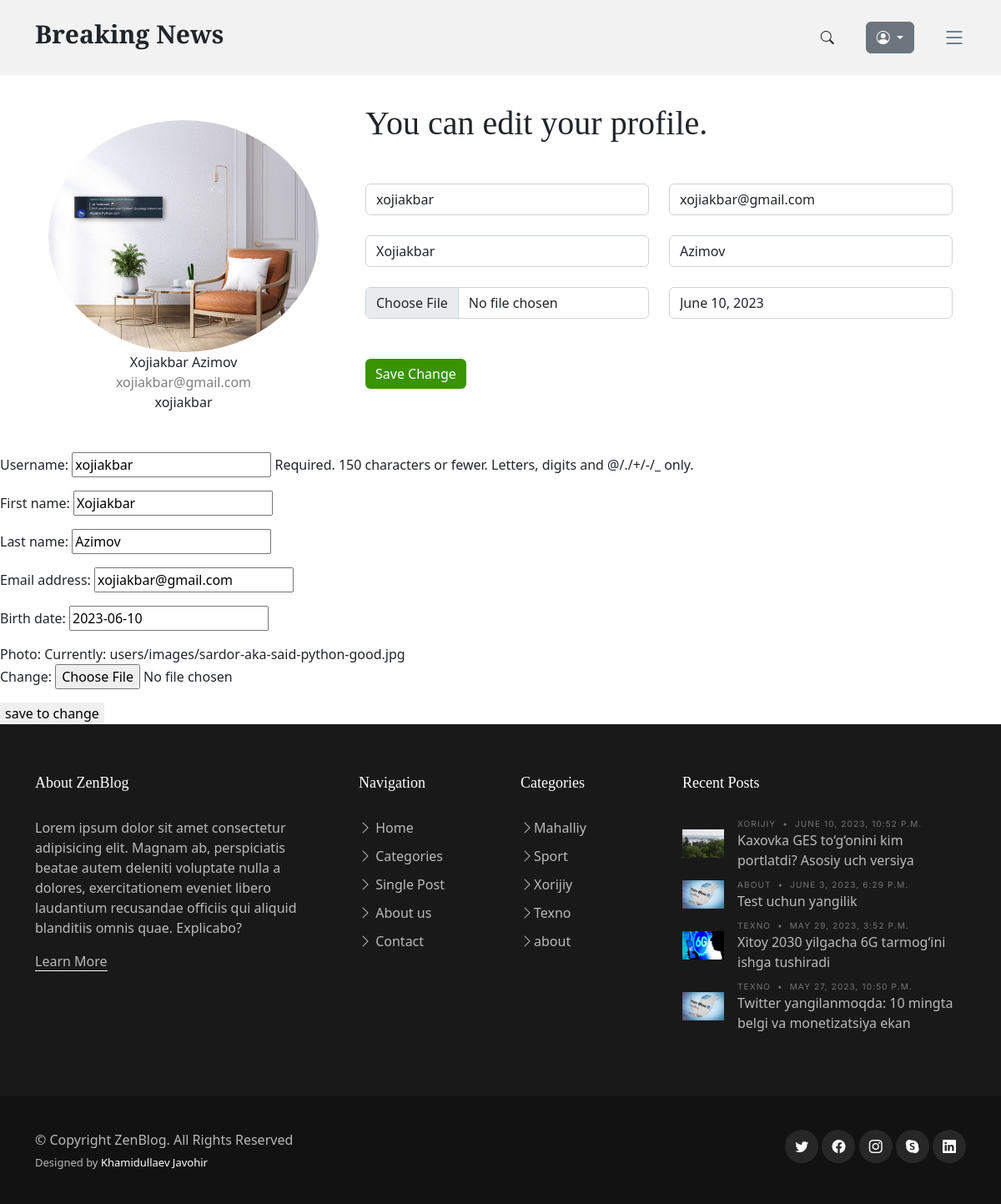
The page /edit-profile/ (signed in) on the database its author committed.
### accounts/models.py (models this page shows, shortened)
class Profile(models.Model):
    user = models.OneToOneField(User, on_delete=models.CASCADE)
    photo = models.ImageField(upload_to="users/images")
    birth_date = models.DateField(blank=True, null=True)

### news_app/models.py (models this page shows, shortened)
class Category(models.Model):
    name = models.CharField(max_length=150)
    def __str__(self):
        return self.name

class News(models.Model):
    class Status(models.TextChoices):
        Draft = "DF", "Draft"
        Published = "PB", "Published"
    title = models.CharField(max_length=250)
    slug = models.SlugField(max_length=300)
    body = models.TextField()
    image = models.ImageField(upload_to="news/images")
    category = models.ForeignKey(Category, on_delete=models.CASCADE)
    published_time = models.DateTimeField(default=timezone.now)
    created_time = models.DateTimeField(auto_now_add=True)
    updated_time = models.DateTimeField(auto_now=True)
    status = models.CharField(
        max_length=2, choices=Status.choices, default=Status.Draft
    )
    objects = models.Manager()  # defauld manager
    published = PublishedManager()
    class Meta:
        ordering = ["-published_time"]

### accounts/views.py (the view, shortened to what this page needs)
# urls.py: path("edit-profile/", EditUserView.as_view(), name="edit_profile_page"),
class EditUserView(LoginRequiredMixin, View):
    def get(self, request):
        user = request.user
        profile = Profile.objects.get(user=user)
        user_form = UserEditForm(instance=request.user)
        profile_form = ProfileEditForm(instance=request.user.profile)
        context = {
            "user_form": user_form,
            "profile_form": profile_form,
            "profile": profile,
        }
        return render(request, "account/profile-edit.html", context)

### accounts/forms.py
class UserEditForm(forms.ModelForm):
    class Meta:
        model = User
        fields = ["username", "first_name", "last_name", "email"]

class ProfileEditForm(forms.ModelForm):
    class Meta:
        model = Profile
        fields = ["birth_date", "photo"]

### news_app/context_procesor.py (called while the page is built)
def top_news(request):
    categories = Category.objects.all()
    top_news = News.published.all().order_by("-published_time")[:4]
    context = {
        "top_news": top_news,
        "categories": categories,
    }
    return context

### news_app/models.py (called while the page is built)
    def get_queryset(self):
        return super().get_queryset().filter(status=News.Status.Published)

### templates/account/profile-edit.html (shortened to what this page needs)
{% extends 'news/base.html' %}
{% load static %}
{% block content %}
  <div class="container rounded bg-white mt-5">
    <div class="row align-items-center">
      <div class="col-md-4 border-right">
        <div class="d-flex flex-column align-items-center text-center p-3 py-5">
          <img class="rounded-circle mt-5" src="{{ profile.photo.url }}" width="90">
          <span class="font-weight-bold">{{ user.first_name }} {{ user.last_name }}</span>
          <span class="text-black-50">{{ user.email }}</span>
          <span>{{ user.username }}</span>
        </div>
      </div>
      <div class="col-md-8">
        <form method="post" enctype="multipart/form-data" class="p-3 py-5">{% csrf_token %}
          <div class="d-flex justify-content-between align-items-center mb-3">
            <h1>You can edit your profile.</h1>
          </div>
          <div class="row mt-3">
            <div class="col-md-6 mt-4">
              <input type="text" name="username" class="form-control" placeholder="Username" value="{{ user.username }}" />
            </div>
            <div class="col-md-6 mt-4">
              <input ype="text" name="email" class="form-control" placeholder="Email" value="{{ user.email }}" />
            </div>
            <div class="col-md-6 mt-4">
              <input type="text" name="first_name" class="form-control" placeholder="first name" value="{{ user.first_name }}" />
            </div>
            <div class="col-md-6 mt-4">
              <input type="text" name="last_name" class="form-control" placeholder="last name" value="{{ user.last_name }}" />
            </div>
            <div class="col-md-6 mt-4">
              <input type="file" name="photo" class="form-control" id="id_image" />
            </div>
            <div class="col-md-6 mt-4">
              <input type="text" name="birth_date" class="form-control" placeholder="Feb. 22, 2002" value="{{ profile.birth_date }}" />
            </div>
          </div>
          <div class="mt-5 text-right">
            <button class="btn btn-primary profile-button" type="submit" style="background-color: #3a9302;">Save Change</button>
          </div>
        </form>
      </div>
    </div>
  </div>
  <form method="post" enctype="multipart/form-data">{% csrf_token %}
    {{ user_form.as_p }}
    {{ profile_form.as_p }}
    <button type="submit">save to change</button>
  </form>
{% endblock content %}

### templates/news/base.html (shortened to what this page needs)
{% load static %}
<!DOCTYPE html>
<html lang="en">
<head>
  <link href="{% static 'vendor/bootstrap/css/bootstrap.min.css' %}" rel="stylesheet">
  <link href="{% static 'vendor/bootstrap-icons/bootstrap-icons.css' %}" rel="stylesheet">
  <link href="{% static 'vendor/swiper/swiper-bundle.min.css' %}" rel="stylesheet">
  <link href="{% static 'vendor/glightbox/css/glightbox.min.css' %}" rel="stylesheet">
  <link href="{% static 'vendor/aos/aos.css' %}" rel="stylesheet">
  <link href="{% static 'css/variables.css' %}" rel="stylesheet">
  <link href="{% static 'css/main.css' %}" rel="stylesheet">
  <link href="{% static 'css/404-page.css' %}" rel="stylesheet">
  <link href="{% static 'css/register.css' %}" rel="stylesheet">
</head>
<body>
  <header id="header" class="header d-flex align-items-center fixed-top">
    <div class="container-fluid container-xl d-flex align-items-center justify-content-between">
      <a href="{% url 'home_page' %}" class="logo d-flex align-items-center">
        <h1>Breaking News</h1>
      </a>
      <div class="position-relative d-flex align-items-center">
        <div class=" d-flex align-items-center">
          <a href="#" class="mx-2 js-search-open"><span class="bi-search"></span></a>
          <div class="dropdown me-1" style="padding: 10px 0 10px 30px;">
            <button type="button" class="btn btn-secondary dropdown-toggle" data-bs-toggle="dropdown" aria-expanded="false" data-bs-offset="10,20">
              <i class="bi bi-person-circle"></i>
            </button>
          </div>
          <i class="bi bi-list mobile-nav-toggle" style="padding-left:30px"></i>
        </div>
      </div>
    </div>
  </header>
  {% block content %}
  {% endblock content %}
  <footer id="footer" class="footer">
    <div class="footer-content">
      <div class="container">
        <div class="row g-5">
          <div class="col-lg-4">
            <h3 class="footer-heading">About ZenBlog</h3>
            <p>Lorem ipsum dolor sit amet consectetur adipisicing elit. Magnam ab, perspiciatis beatae autem deleniti
              voluptate nulla a dolores, exercitationem eveniet libero laudantium recusandae officiis qui aliquid
              blanditiis omnis quae. Explicabo?</p>
            <p><a href="about.html" class="footer-link-more">Learn More</a></p>
          </div>
          <div class="col-6 col-lg-2">
            <h3 class="footer-heading">Navigation</h3>
            <ul class="footer-links list-unstyled">
              <li><a href="{% url 'home_page' %}"><i class="bi bi-chevron-right"></i> Home</a></li>
              <li><a href="category.html"><i class="bi bi-chevron-right"></i> Categories</a></li>
              <li><a href="single-post.html"><i class="bi bi-chevron-right"></i> Single Post</a></li>
              <li><a href="about.html"><i class="bi bi-chevron-right"></i> About us</a></li>
              <li><a href="{% url 'contact_page' %}"><i class="bi bi-chevron-right"></i> Contact</a></li>
            </ul>
          </div>
          <div class="col-6 col-lg-2">
            <h3 class="footer-heading">Categories</h3>
            <ul class="footer-links list-unstyled">
              {% for category in categories %}
                <li><a href="category.html"><i class="bi bi-chevron-right"></i>{{ category.name }}</a></li>
              {% endfor %}
            </ul>
          </div>
          <div class="col-lg-4">
            <h3 class="footer-heading">Recent Posts</h3>
            <ul class="footer-links footer-blog-entry list-unstyled">
              {% for news in top_news %}
              <li>
                <a href="{% url 'detail_page' news.pk %}" class="d-flex align-items-center">
                  <img src="{{ news.image.url }}" alt="" class="img-fluid me-3">
                  <div>
                    <div class="post-meta d-block"><span class="date">{{ news.category }}</span> <span class="mx-1">&bullet;</span>
                      <span>{{ news.published_time }}</span>
                    </div>
                    <span>{{ news.title | truncatewords:13 }}</span>
                  </div>
                </a>
              </li>
              {% endfor %}
            </ul>
          </div>
        </div>
      </div>
    </div>
    <div class="footer-legal">
      <div class="container">
        <div class="row justify-content-between">
          <div class="col-md-6 text-center text-md-start mb-3 mb-md-0">
            <div class="copyright">
              © Copyright <strong><span>ZenBlog</span></strong>. All Rights Reserved
            </div>
            <div class="credits">
              Designed by <a href="https://github.com/Javohir-dev">Khamidullaev Javohir</a>
            </div>
          </div>
          <div class="col-md-6">
            <div class="social-links mb-3 mb-lg-0 text-center text-md-end">
              <a href="#" class="twitter"><i class="bi bi-twitter"></i></a>
              <a href="#" class="facebook"><i class="bi bi-facebook"></i></a>
              <a href="#" class="instagram"><i class="bi bi-instagram"></i></a>
              <a href="#" class="google-plus"><i class="bi bi-skype"></i></a>
              <a href="#" class="linkedin"><i class="bi bi-linkedin"></i></a>
            </div>
          </div>
        </div>
      </div>
    </div>
  </footer>
</body>
</html>

### static/css/variables.css (style rules this page uses)
:root { --font-default: 'EB Garamond', system-ui, -apple-system, "Segoe UI", Roboto, "Helvetica Neue", Arial, "Noto Sans", "Liberation Sans", sans-serif, "Apple Color Emoji", "Segoe UI Emoji", "Segoe UI Symbol", "Noto Color Emoji"; --font-primary: 'EB Garamond', serif; --font-secondary: 'Inter', sans-serif; --color-default: #212529; --color-default-rgb: 33, 37, 41; --color-links: #212529; --color-links-hover: #15171a; --color-primary: #212529; --color-primary-light: #26282c; --color-primary-dark: #0b0c0e; --color-primary-rgb: 33, 37, 41; --color-primary-light-rgb: 38, 40, 44; --color-primary-dark-rgb: 11, 12, 14; --color-secondary: #596d80; --color-secondary-light: #8498aa; --color-secondary-dark: #404f5c; --color-secondary-rgb: 89, 109, 128; --color-secondary-light-rgb: 132, 152, 170; --color-secondary-dark-rgb: 64, 79, 92; --color-blue: #0d6efd; --color-blue-rgb: 13, 110, 253; --color-indigo: #6610f2; --color-indigo-rgb: 102, 16, 242; --color-purple: #6f42c1; --color-purple-rgb: 111, 66, 193; --color-pink: #f3268c; --color-pink-rgb: 243, 38, 140; --color-red: #df1529; --color-red-rgb: 223, 21, 4; --color-orange: #fd7e14; --color-orange-rgb: 253, 126, 20; --color-yellow: #ffc107; --color-yellow-rgb: 255, 193, 7; --color-green: #059652; --color-green-rgb: 5, 150, 82; --color-teal: #20c997; --color-teal-rgb: 32, 201, 151; --color-cyan: #0dcaf0; --color-cyan-rgb: 13, 202, 240; --color-white: #ffffff; --color-white-rgb: 255, 255, 255; --color-gray: #6c757d; --color-gray-rgb: 108, 117, 125; --color-black: #000000; --color-black-rgb: 0, 0, 0; }
:root { --bs-blue: var(--color-blue); --bs-indigo: var(--color-indigo); --bs-purple: var(--color-purple); --bs-pink: var(--color-pink); --bs-red: var(--color-red); --bs-orange: var(--color-orange); --bs-yellow: var(--color-yellow); --bs-green: var(--color-green); --bs-teal: var(--color-teal); --bs-cyan: var(--color-cyan); --bs-white: var(--color-white); --bs-gray: var(--color-gray); --bs-gray-dark: #343a40; --bs-gray-100: #f8f9fa; --bs-gray-200: #e9ecef; --bs-gray-300: #dee2e6; --bs-gray-400: #ced4da; --bs-gray-500: #adb5bd; --bs-gray-600: #6c757d; --bs-gray-700: #495057; --bs-gray-800: #343a40; --bs-gray-900: #212529; --bs-primary: var(--color-blue); --bs-secondary: var(--color-blue); --bs-success: #198754; --bs-info: #0dcaf0; --bs-warning: #ffc107; --bs-danger: #dc3545; --bs-light: #f8f9fa; --bs-dark: #212529; --bs-primary-rgb: var(--color-primary-rgb); --bs-secondary-rgb: var(--color-secondary-rgb); --bs-success-rgb: 25, 135, 84; --bs-info-rgb: 13, 202, 240; --bs-warning-rgb: 255, 193, 7; --bs-danger-rgb: 220, 53, 69; --bs-light-rgb: 248, 249, 250; --bs-dark-rgb: 33, 37, 41; --bs-white-rgb: var(--color-white-rgb); --bs-black-rgb: var(--color-black-rgb); --bs-body-color-rgb: var(--color-default-rgb); --bs-body-bg-rgb: 255, 255, 255; --bs-font-sans-serif: var(--font-default); --bs-font-monospace: SFMono-Regular, Menlo, Monaco, Consolas, "Liberation Mono", "Courier New", monospace; --bs-gradient: linear-gradient(180deg, rgba(255, 255, 255, 0.15), rgba(255, 255, 255, 0)); --bs-body-font-family: var(--font-default); --bs-body-font-size: 1rem; --bs-body-font-weight: 400; --bs-body-line-height: 1.5; --bs-body-color: var(--color-default); --bs-body-bg: #fff; }
.bg-white { background-color: var(--color-white) !important; }

### static/css/404-page.css (style rules this page uses)
a { text-decoration: none; }

### static/css/register.css (style rules this page uses)
:root { --color-white: #fff; --color-light: #f1f5f9; --color-black: #121212; --color-night: #001632; --color-red: #f44336; --color-yellow: #6cf436; --color-blue: #1a73e8; --color-gray: #80868b; --color-grayish: #dadce0; --shadow-normal: 0 1px 3px 0 rgba(0, 0, 0, 0.1), 0 1px 2px 0 rgba(0, 0, 0, 0.06); --shadow-medium: 0 4px 6px -1px rgba(0, 0, 0, 0.1), 0 2px 4px -1px rgba(0, 0, 0, 0.06); --shadow-large: 0 10px 15px -3px rgba(0, 0, 0, 0.1), 0 4px 6px -2px rgba(0, 0, 0, 0.05); }
.login a, button { font-family: inherit; font-size: inherit; line-height: inherit; cursor: pointer; border: none; outline: none; text-decoration: none; }
.login, img { display: block; width: 100%; height: auto; object-fit: cover; }
.profile-button { background: #BA68C8; box-shadow: none; border: none; }

### rows shown on the page
Profile: photo (picture), birth_date "June 10, 2023", birth_date "2023-06-10"
Category: name "Mahalliy"
Category: name "Sport"
Category: name "Xorijiy"
Category: name "Texno"
Category: name "about"
News: image (picture), category "XORIJIY", published_time "JUNE 10, 2023, 10:52 P.M.", title "Kaxovka GES to‘g‘onini kim portlatdi? Asosiy uch versiya"
News: image (picture), category "ABOUT", published_time "JUNE 3, 2023, 6:29 P.M.", title "Test uchun yangilik"
News: image (picture), category "TEXNO", published_time "MAY 29, 2023, 3:52 P.M.", title "Xitoy 2030 yilgacha 6G tarmog‘ini ishga tushiradi"
News: image (picture), category "TEXNO", published_time "MAY 27, 2023, 10:50 P.M.", title "Twitter yangilanmoqda: 10 mingta belgi va monetizatsiya ekan"

### other values the page prints
{{ user.first_name }} "Xojiakbar"
{{ user.last_name }} "Azimov"
{{ user.email }} "xojiakbar@gmail.com"
{{ user.username }} "xojiakbar"
